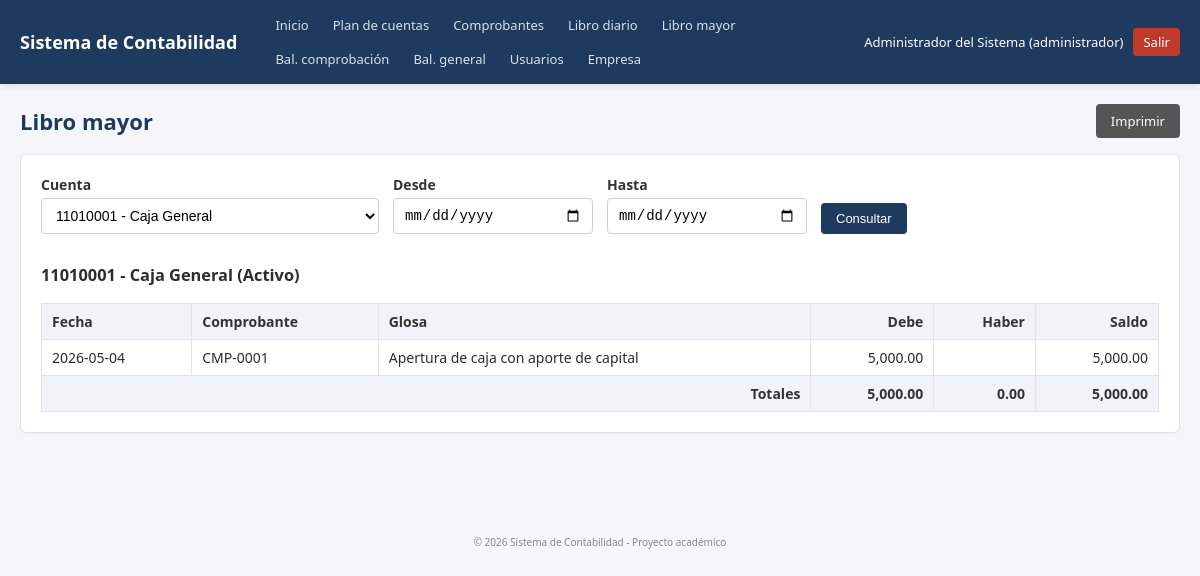
The page /modules/libro_mayor/index.php?cuenta_id=1 (signed in) on the database its author committed.
### tables this page shows
CREATE TABLE cuentas (
    id INT AUTO_INCREMENT PRIMARY KEY,
    codigo CHAR(8) NOT NULL UNIQUE,
    nombre VARCHAR(150) NOT NULL,
    tipo ENUM('activo','pasivo','patrimonio','ingreso','gasto') NOT NULL,
    activo TINYINT(1) NOT NULL DEFAULT 1,
    CONSTRAINT chk_codigo_numerico CHECK (codigo REGEXP '^[0-9]{8}$')
);

CREATE TABLE comprobante_detalles (
    id INT AUTO_INCREMENT PRIMARY KEY,
    comprobante_id INT NOT NULL,
    cuenta_id INT NOT NULL,
    debe DECIMAL(14,2) NOT NULL DEFAULT 0,
    haber DECIMAL(14,2) NOT NULL DEFAULT 0,
    CONSTRAINT fk_detalle_comprobante
        FOREIGN KEY (comprobante_id) REFERENCES comprobantes(id) ON DELETE CASCADE,
    CONSTRAINT fk_detalle_cuenta
        FOREIGN KEY (cuenta_id) REFERENCES cuentas(id)
);

CREATE TABLE comprobantes (
    id INT AUTO_INCREMENT PRIMARY KEY,
    numero VARCHAR(20) NOT NULL UNIQUE,
    fecha DATE NOT NULL,
    descripcion VARCHAR(300) NOT NULL,
    usuario_id INT DEFAULT NULL,
    total_debe DECIMAL(14,2) NOT NULL DEFAULT 0,
    total_haber DECIMAL(14,2) NOT NULL DEFAULT 0,
    created_at TIMESTAMP DEFAULT CURRENT_TIMESTAMP,
    CONSTRAINT fk_comprobante_usuario
        FOREIGN KEY (usuario_id) REFERENCES usuarios(id) ON DELETE SET NULL
);

### includes/functions.php (called while the page is built, shortened)
<?php
function e($value) {
    return htmlspecialchars((string)$value, ENT_QUOTES, 'UTF-8');
}
function money($value) {
    return number_format((float)$value, 2, '.', ',');
}
function tipoCuentaLabel($tipo) {
    $map = [
        'activo'     => 'Activo',
        'pasivo'     => 'Pasivo',
        'patrimonio' => 'Patrimonio',
        'ingreso'    => 'Ingreso',
        'gasto'      => 'Gasto',
    ];
    return $map[$tipo] ?? ucfirst($tipo);
}

### modules/libro_mayor/index.php (the view, shortened to what this page needs)
<?php
require_once __DIR__ . '/../../includes/auth.php';
$cuentaId = (int)($_GET['cuenta_id'] ?? 0);
$desde = $_GET['desde'] ?? '';
$hasta = $_GET['hasta'] ?? '';
$cuentas = $conn->query("SELECT id, codigo, nombre FROM cuentas ORDER BY codigo");
$movs = null;
$cuenta = null;
if ($cuentaId > 0) {
    $stmt = $conn->prepare("SELECT * FROM cuentas WHERE id = ?");
    $stmt->bind_param('i', $cuentaId);
    $stmt->execute();
    $cuenta = $stmt->get_result()->fetch_assoc();
    $where = 'WHERE d.cuenta_id = ?';
    $params = [$cuentaId];
    $types = 'i';
    $stmt = $conn->prepare("
        SELECT c.fecha, c.numero, c.descripcion, d.debe, d.haber
        FROM comprobante_detalles d
        JOIN comprobantes c ON c.id = d.comprobante_id
        $where
        ORDER BY c.fecha ASC, c.id ASC, d.id ASC
    ");
    $stmt->bind_param($types, ...$params);
    $stmt->execute();
    $movs = $stmt->get_result();
}
include __DIR__ . '/../../includes/header.php';
?>
<div class="page-header">
    <h1>Libro mayor</h1>
    <?php if ($cuenta): ?>
        <a class="btn btn-print" target="_blank"
           href="print.php?cuenta_id=<?= (int)$cuentaId ?>&desde=<?= urlencode($desde) ?>&hasta=<?= urlencode($hasta) ?>">Imprimir</a>
    <?php endif; ?>
</div>
<div class="card">
    <form method="get" class="form-row" style="align-items:flex-end">
        <div class="form-group">
            <label>Cuenta</label>
            <select name="cuenta_id" class="form-control" required>
                <?php while ($c = $cuentas->fetch_assoc()): ?>
                    <option value="<?= (int)$c['id'] ?>" <?= ($cuentaId === (int)$c['id'])?'selected':'' ?>>
                        <?= e($c['codigo'] . ' - ' . $c['nombre']) ?>
                    </option>
                <?php endwhile; ?>
            </select>
        </div>
        <div class="form-group" style="max-width:200px">
            <label>Desde</label>
            <input type="date" name="desde" class="form-control" value="<?= e($desde) ?>">
        </div>
        <div class="form-group" style="max-width:200px">
            <label>Hasta</label>
            <input type="date" name="hasta" class="form-control" value="<?= e($hasta) ?>">
        </div>
        <div class="form-group">
            <button class="btn" type="submit">Consultar</button>
        </div>
    </form>
    <?php if ($cuenta && $movs): ?>
        <h3><?= e($cuenta['codigo']) ?> - <?= e($cuenta['nombre']) ?> (<?= e(tipoCuentaLabel($cuenta['tipo'])) ?>)</h3>
        <table class="table">
            <thead>
                <tr>
                    <th>Fecha</th>
                    <th>Comprobante</th>
                    <th>Glosa</th>
                    <th class="text-right">Debe</th>
                    <th class="text-right">Haber</th>
                    <th class="text-right">Saldo</th>
                </tr>
            </thead>
            <tbody>
            <?php
            $saldo = 0;
            $totalDebe = 0;
            $totalHaber = 0;
            $deudor = in_array($cuenta['tipo'], ['activo','gasto'], true);
            while ($m = $movs->fetch_assoc()):
                $totalDebe += $m['debe'];
                $totalHaber += $m['haber'];
                $saldo += $deudor ? ($m['debe'] - $m['haber']) : ($m['haber'] - $m['debe']);
            ?>
                <tr>
                    <td><?= e($m['fecha']) ?></td>
                    <td><?= e($m['numero']) ?></td>
                    <td><?= e($m['descripcion']) ?></td>
                    <td class="text-right"><?= $m['debe']>0?money($m['debe']):'' ?></td>
                    <td class="text-right"><?= $m['haber']>0?money($m['haber']):'' ?></td>
                    <td class="text-right"><?= money($saldo) ?></td>
                </tr>
            <?php endwhile; ?>
            </tbody>
            <tfoot>
                <tr>
                    <th colspan="3" class="text-right">Totales</th>
                    <th class="text-right"><?= money($totalDebe) ?></th>
                    <th class="text-right"><?= money($totalHaber) ?></th>
                    <th class="text-right"><?= money($saldo) ?></th>
                </tr>
            </tfoot>
        </table>
    <?php elseif ($cuentaId > 0): ?>
        <div class="alert alert-warning">No se encontraron movimientos para esa cuenta.</div>
    <?php else: ?>
        <p class="help-text">Seleccione una cuenta para ver sus movimientos.</p>
    <?php endif; ?>
</div>
<?php include __DIR__ . '/../../includes/footer.php'; ?>

### assets/css/style.css (style rules this page uses)
* { box-sizing: border-box; }
body { margin: 0; font-family: "Segoe UI", Roboto, Arial, sans-serif; background: #f4f6f9; color: #2c2c2c; font-size: 14px; }
a { color: #1d6fa5; text-decoration: none; }
.card { background: #fff; border: 1px solid #e1e5eb; border-radius: 6px; padding: 20px; margin-bottom: 20px; box-shadow: 0 1px 2px rgba(0,0,0,.04); }
.page-header { display: flex; align-items: center; justify-content: space-between; flex-wrap: wrap; margin-bottom: 16px; gap: 10px; }
.page-header h1 { margin: 0; font-size: 22px; color: #1f3a5f; }
.btn { display: inline-block; padding: 7px 14px; border-radius: 4px; border: 1px solid transparent; font-size: 13px; cursor: pointer; background: #1f3a5f; color: #fff; text-decoration: none; }
.btn-print { background: #555; }
.form-group { margin-bottom: 14px; }
.form-group label { display: block; margin-bottom: 4px; font-weight: 600; color: #333; }
.form-control { width: 100%; padding: 8px 10px; border: 1px solid #ccd1d9; border-radius: 4px; font-size: 14px; background: #fff; }
.form-row { display: flex; gap: 14px; flex-wrap: wrap; }
.form-row .form-group { flex: 1; min-width: 200px; }
.table { width: 100%; border-collapse: collapse; background: #fff; }
.table th, .table td { border: 1px solid #e1e5eb; padding: 8px 10px; text-align: left; vertical-align: top; }
.table th { background: #f0f3f8; font-weight: 600; color: #333; }
.table .text-right { text-align: right; }

### rows shown on the page
cuentas: codigo "11010001", nombre "Caja General", tipo "Activo"
comprobante_detalles: comprobante.fecha "2026-05-04", comprobante.numero "CMP-0001", comprobante.descripcion "Apertura de caja con aporte de capital", debe "5,000.00", saldo "5,000.00"

### other values the page prints
APP_NAME "Sistema de Contabilidad"
$_SESSION['user_nombre'] "Administrador del Sistema"
$_SESSION['user_rol'] "administrador"
money($totalDebe) "5,000.00"
money($totalHaber) "0.00"
money($saldo) "5,000.00"
form field cuenta_id "11010001 - Caja General"
